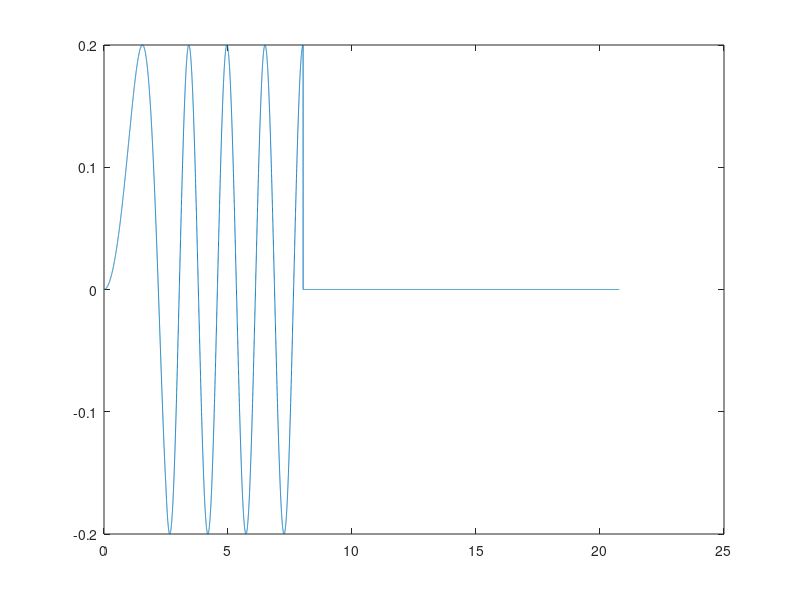

MATLAB code for this plot:
clc;
close all;
hz = 0.651;
chirpTime = 2.5;
val = 0.2;
t = 0 : 0.00095 :  20.775;
count = length(t);
f = 0 : 0.00095 :  20.775;
y = 0 : 0.00095 :  20.775;
stopTime = 9;
index = 0;
for i = -1 : 100
    if pi * i + 0.5 * pi >= (stopTime - chirpTime) * 2 * pi * hz
        index = i;
        break;
    end
end
finalstopTime = (pi * index + 0.5 * pi) / (2 * pi * hz) + chirpTime - 1;
for k = 1 : count;
    if t(k) <= chirpTime
        f(k) = t(k) * hz / chirpTime / chirpTime;
        y(k) = val * sin(2 * pi * f(k) * t(k));
    else
        if t(k) <= finalstopTime
            y(k) = val * sin(2 * pi * hz * (t(k) - chirpTime) + 2 * pi * hz);
        else
            y(k) = 0;
        end
    end
end

plot(t, y)
